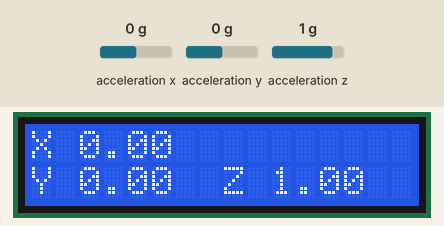
Recording of a sketch running on a simulated Arduino Uno, built with avr-gcc and run on an emulated ATmega328P. Shown: 16×2 character LCD. Wiring (inferred from the names in the program): ADXL345 accelerometer at I2C address 0x53. The test bench sets the inputs (shaded band); at power-on: acceleration x 0 g, acceleration y 0 g, acceleration z 1 g.

Above: at 1.3 s.
1.4 s: acceleration x set to -1.4 g
At 2.6 s:
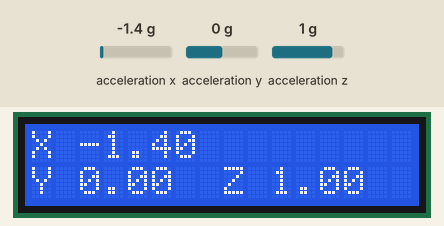
2.9 s: acceleration y set to -1.4 g
At 3.4 s:
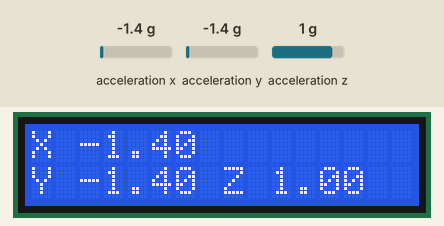
4.4 s: acceleration z set to -1.4 g
At 5.3 s:
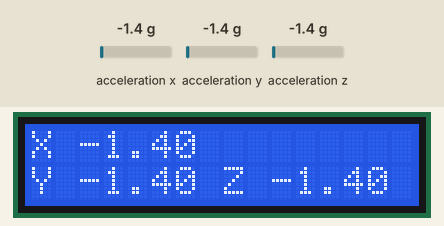
5.9 s: acceleration x set to -0.8 g
At 6.4 s:
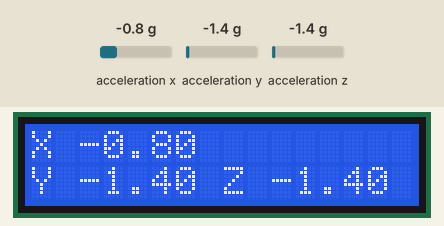
Timing chart, 0 to 8.4 s (numbered marks = the images above; inputs shaded):
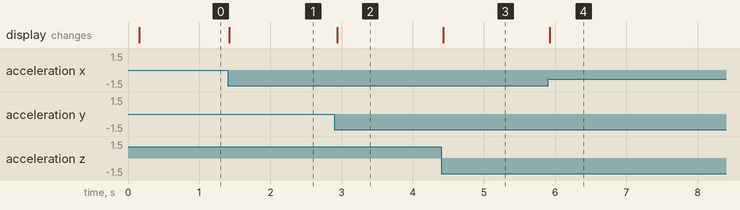

The sketch:

accelerometer.ino
```cpp
#include <Wire.h>
#include <LiquidCrystal_I2C.h>

int ADXL345 = 0x53;
float X_out, Y_out, Z_out;  // Outputs
LiquidCrystal_I2C lcd(0x27, 16, 2);

void setup() {
  lcd.init();
  lcd.begin(16,2);
  lcd.backlight();

  Serial.begin(9600);

  Wire.begin();
  Wire.beginTransmission(ADXL345);
  Wire.write(0x2D);
  Wire.write(8);
  Wire.endTransmission();
  delay(10);
}
void loop() {
  Wire.beginTransmission(ADXL345);
  Wire.write(0x32);
  Wire.endTransmission(false);
  Wire.requestFrom(ADXL345, 6, true);

  X_out = ( Wire.read()| Wire.read() << 8);
  X_out = X_out/256;
  Y_out = ( Wire.read()| Wire.read() << 8);
  Y_out = Y_out/256;
  Z_out = ( Wire.read()| Wire.read() << 8);
  Z_out = Z_out/256;

  lcd.setCursor(0, 0);
  lcd.print("X");
  lcd.setCursor(2, 0);
  lcd.print(X_out);
  lcd.setCursor(0, 1);
  lcd.print("Y");
  lcd.setCursor(2, 1);
  lcd.print(Y_out);
  lcd.setCursor(8, 1);
  lcd.print("Z");
  lcd.setCursor(10, 1);
  lcd.print(Z_out);
  //lcd.setCursor(15, 0);
}
```

Measured:
- after the input at 1.4 s, the display: changes at once (image 1)
- after the input at 2.9 s, the display: changes at once (image 2)
- after the input at 4.4 s, the display: changes at once (image 3)
- after the input at 5.9 s, the display: changes at once (image 4)
